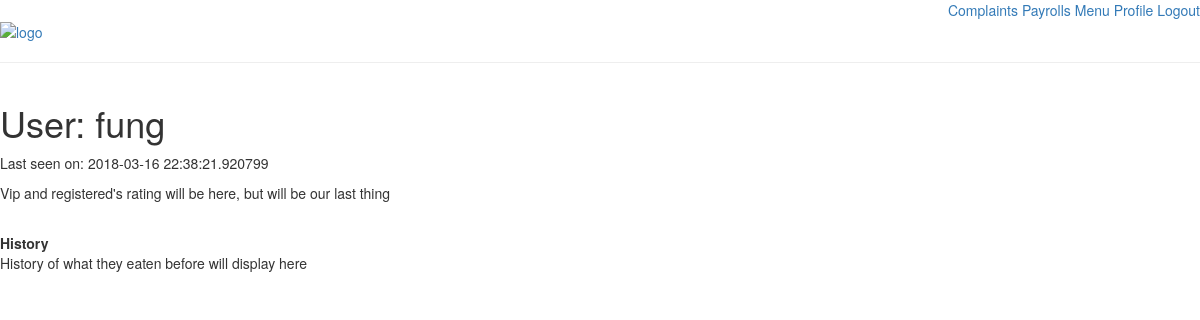
Page /user/fung (signed in) on the earlier database version.
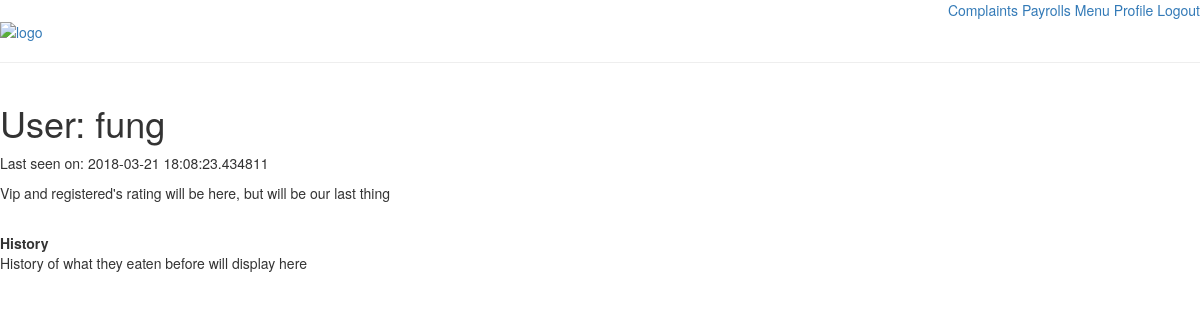
Same page on the later database version.
### app/models.py (models this page shows, shortened)
class User(UserMixin, db.Model):
	id = db.Column(db.Integer, primary_key=True)
	username = db.Column(db.String(64), index=True, unique=True)
	email = db.Column(db.String(120), index=True, unique=True)
	urole = db.Column(db.Integer, index=True)
	password_hash = db.Column(db.String(128))
	about_me = db.Column(db.String(140))
	last_seen = db.Column(db.DateTime, default=datetime.utcnow)
	def get_id(self):
		return self.id
	def get_urole(self):
		return self.urole

### app/routes.py (the view)
@app.route('/user/<username>')
@login_required(role=1)
def user(username):
	user = User.query.filter_by(username=username).first_or_404()
	return render_template('user.html', user=user)

### app/models.py (called while the page is built)
@login.user_loader
def load_user(id):
	return User.query.get(int(id))

### app/routes.py (called while the page is built)
def login_required(role):
	def wrapper(fn):
		@wraps(fn)
		def decorated_view(*args, **kwargs):
			if not current_user.is_authenticated:
				return redirect(url_for('login',next=request.url))
			urole = current_user.get_urole()
			if  (urole < role) :
				return current_app.login_manager.unauthorized()
			return fn(*args, **kwargs)
		return decorated_view
	return wrapper

@app.before_request
def before_request():
	if current_user.is_authenticated:
		current_user.last_seen = datetime.utcnow()
		db.session.commit()

### app/templates/user.html (shortened to what this page needs)
{% extends "base.html" %}
{% block content %}
	<table>
		<tr valign="top">
			<td>
				<h1>User: {{ user.username }}</h1>
					{% if user.last_seen %}
						<p>Last seen on: {{ user.last_seen }}</p>
					{% endif %}
						<p>Vip and registered's rating will be here, but will be our last thing</p>
			</td>
		</tr>
	</table>
	<br/>
	<body>
		<b>History</b>
		<p>History of what they eaten before will display here</p>
	</body>
{% endblock %}

Differences in the rows shown:
changed User "fung": last_seen "2018-03-16 22:38:21.920799" → "2018-03-21 18:08:23.434811"
